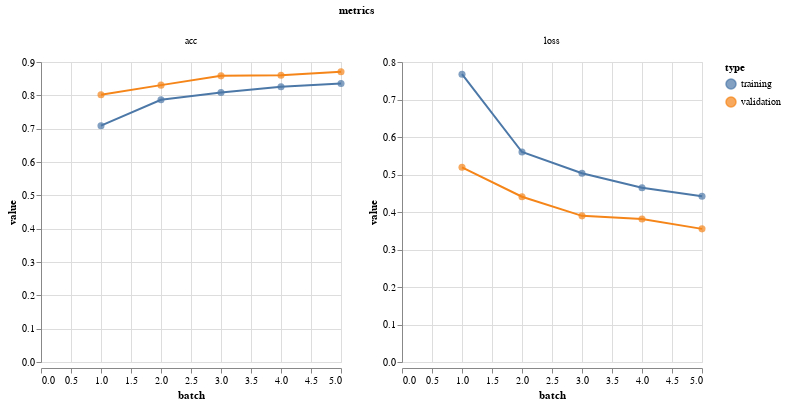

Here is the notebook cell this chart was saved with:
### Markdown cell above
**Step 4: Check the performance of the model**

### Code cell
vis.metrics(history.history)

### Figure 1 — Vega-Lite specification as saved in the notebook (floating-point values rounded to 4 significant figures)
{"$schema": "https://vega.github.io/schema/vega-lite/v2.4.3.json", "config": {"view": {"height": 300, "width": 400}}, "data": {"values": [{"batch": 1, "metrics": "loss", "type": "validation", "value": 0.5192}, {"batch": 2, "metrics": "loss", "type": "validation", "value": 0.4407}, {"batch": 3, "metrics": "loss", "type": "validation", "value": 0.3897}, {"batch": 4, "metrics": "loss", "type": "validation", "value": 0.3812}, {"batch": 5, "metrics": "loss", "type": "validation", "value": 0.355}, {"batch": 1, "metrics": "acc", "type": "validation", "value": 0.8016}, {"batch": 2, "metrics": "acc", "type": "validation", "value": 0.8306}, {"batch": 3, "metrics": "acc", "type": "validation", "value": 0.8584}, {"batch": 4, "metrics": "acc", "type": "validation", "value": 0.86}, {"batch": 5, "metrics": "acc", "type": "validation", "value": 0.8705}, {"batch": 1, "metrics": "loss", "type": "training", "value": 0.7674}, {"batch": 2, "metrics": "loss", "type": "training", "value": 0.56}, {"batch": 3, "metrics": "loss", "type": "training", "value": 0.5035}, {"batch": 4, "metrics": "loss", "type": "training", "value": 0.4646}, {"batch": 5, "metrics": "loss", "type": "training", "value": 0.442}, {"batch": 1, "metrics": "acc", "type": "training", "value": 0.709}, {"batch": 2, "metrics": "acc", "type": "training", "value": 0.7865}, {"batch": 3, "metrics": "acc", "type": "training", "value": 0.8083}, {"batch": 4, "metrics": "acc", "type": "training", "value": 0.826}, {"batch": 5, "metrics": "acc", "type": "training", "value": 0.8354}]}, "facet": {"column": {"field": "metrics", "type": "nominal"}}, "resolve": {"scale": {"color": "shared", "x": "shared", "y": "independent"}}, "spec": {"layer": [{"encoding": {"color": {"field": "type", "type": "nominal"}, "tooltip": [{"field": "batch", "type": "quantitative"}, {"field": "value", "type": "quantitative"}], "x": {"field": "batch", "type": "quantitative"}, "y": {"field": "value", "type": "quantitative"}}, "height": 300, "mark": {"size": 50, "type": "circle"}, "width": 300}, {"encoding": {"color": {"field": "type", "type": "nominal"}, "x": {"field": "batch", "type": "quantitative"}, "y": {"field": "value", "type": "quantitative"}}, "height": 300, "mark": "line", "width": 300}]}}
